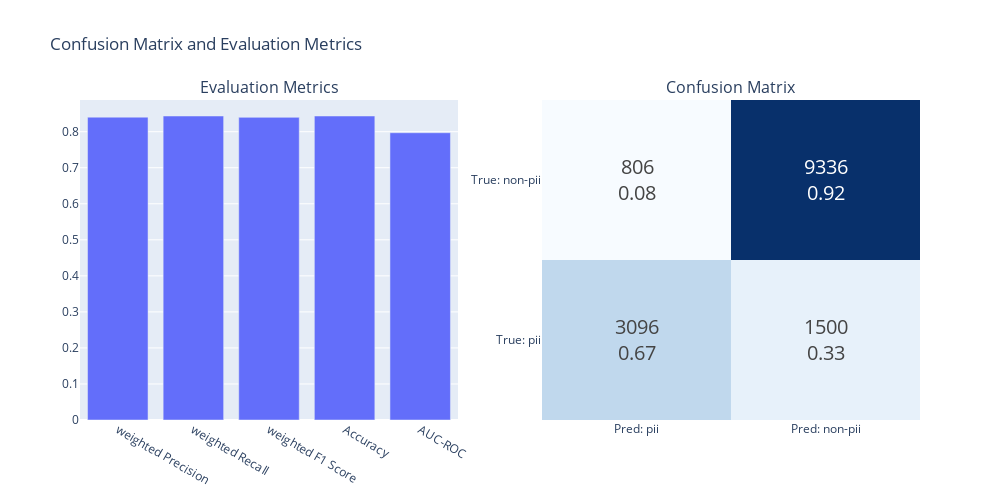

The cell this chart's notebook holds for it:
### Code cell
def plot_presidio_results(data_pii, results_pii):
    y_true = data_pii["label"].values
    y_pred = results_pii.loc[results_pii.shape[0]-1].values
    y_true_bin = [1 if label == "pii" else 0 for label in y_true]
    y_pred_bin = [1 if label == "pii" else 0 for label in y_pred]

    cm = confusion_matrix(y_true, y_pred, labels=["pii", "non-pii"])
    cm_norm = confusion_matrix(y_true, y_pred, labels=["pii", "non-pii"], normalize="true")

    accuracy = accuracy_score(y_true, y_pred)
    f1 = f1_score(y_true, y_pred, average="weighted")
    precision = precision_score(y_true, y_pred, average="weighted")
    recall = recall_score(y_true, y_pred, average="weighted")
    auc_roc = roc_auc_score(y_true_bin, y_pred_bin)

    fig = make_subplots(
        rows=1, cols=2, 
        subplot_titles=["Evaluation Metrics", "Confusion Matrix"]
    )

    metrics = {
        "weighted Precision": precision,
        "weighted Recall": recall,
        "weighted F1 Score": f1,
        "Accuracy": accuracy,
        "AUC-ROC": auc_roc
    }

    fig.add_trace(go.Bar(
        x=list(metrics.keys()),
        y=list(metrics.values()), 
        showlegend=False
    ), row=1, col=1)

    text_values = [
        [f"{cm[0,0]}<br>{cm_norm[0,0]:.2f}", f"{cm[0,1]}<br>{cm_norm[0,1]:.2f}"],
        [f"{cm[1,0]}<br>{cm_norm[1,0]:.2f}", f"{cm[1,1]}<br>{cm_norm[1,1]:.2f}"]
    ]
    cm_heatmap = go.Heatmap(
        z=cm, 
        x=["Pred: pii", "Pred: non-pii"], 
        y=["True: pii", "True: non-pii"], 
        colorscale="Blues", 
        showscale=False,
        text=text_values, 
        texttemplate="%{text}",
        textfont={"size":20},
    )


    fig.add_trace(cm_heatmap, row=1, col=2)

    # Layout-Einstellungen
    fig.update_layout(
        title="Confusion Matrix and Evaluation Metrics",
        height=500, 
        width=1000,
        showlegend=False
    )

    # Anzeigen des Plots
    fig.show()
results_columnwise = build_dataframe_binary(results_columnwise_all_binary, 0.9, 0)
plot_presidio_results(own_data_labels, results_columnwise)

### Figure 1 — Plotly figure (JSON) as saved in the notebook; plotly's stock layout.template omitted (floating-point values rounded to 4 significant figures)
{"data": [{"showlegend": false, "type": "bar", "x": ["weighted Precision", "weighted Recall", "weighted F1 Score", "Accuracy", "AUC-ROC"], "xaxis": "x", "y": [0.8403, 0.8435, 0.8397, 0.8435, 0.7971], "yaxis": "y"}, {"colorscale": [[0, "rgb(247,251,255)"], [0.125, "rgb(222,235,247)"], [0.25, "rgb(198,219,239)"], [0.375, "rgb(158,202,225)"], [0.5, "rgb(107,174,214)"], [0.625, "rgb(66,146,198)"], [0.75, "rgb(33,113,181)"], [0.875, "rgb(8,81,156)"], [1, "rgb(8,48,107)"]], "showscale": false, "text": [["3096<br>0.67", "1500<br>0.33"], ["806<br>0.08", "9336<br>0.92"]], "textfont": {"size": 20}, "texttemplate": "%{text}", "type": "heatmap", "x": ["Pred: pii", "Pred: non-pii"], "xaxis": "x2", "y": ["True: pii", "True: non-pii"], "yaxis": "y2", "z": [[3096, 1500], [806, 9336]]}], "layout": {"annotations": [{"font": {"size": 16}, "showarrow": false, "text": "Evaluation Metrics", "x": 0.225, "xanchor": "center", "xref": "paper", "y": 1, "yanchor": "bottom", "yref": "paper"}, {"font": {"size": 16}, "showarrow": false, "text": "Confusion Matrix", "x": 0.775, "xanchor": "center", "xref": "paper", "y": 1, "yanchor": "bottom", "yref": "paper"}], "height": 500, "showlegend": false, "title": {"text": "Confusion Matrix and Evaluation Metrics"}, "width": 1000, "xaxis": {"anchor": "y", "domain": [0, 0.45]}, "xaxis2": {"anchor": "y2", "domain": [0.55, 1]}, "yaxis": {"anchor": "x", "domain": [0, 1]}, "yaxis2": {"anchor": "x2", "domain": [0, 1]}}}
